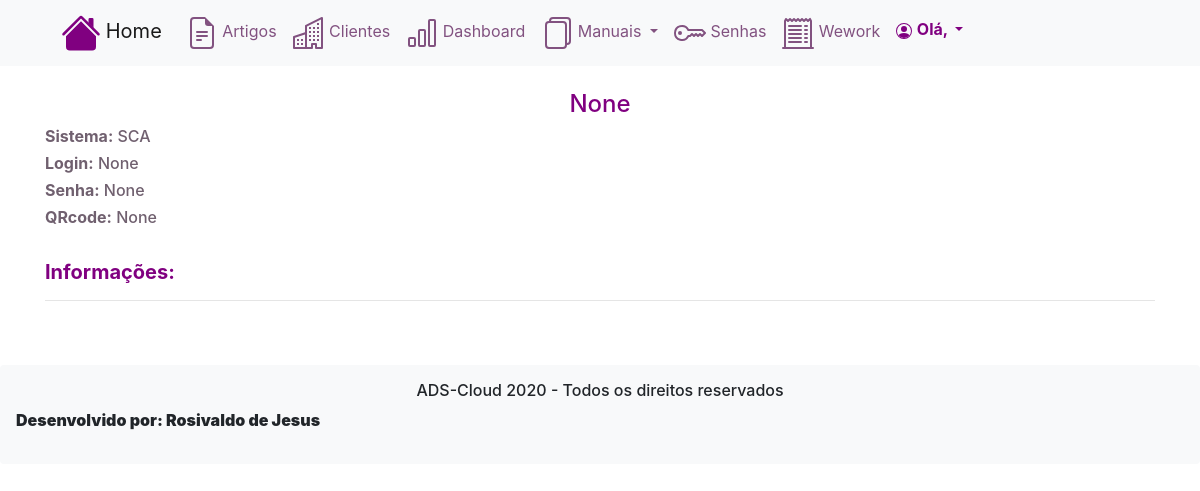
/clienteEquipamentosInformacoes/?id=2 (signed in), run on an earlier commit of the app's database.
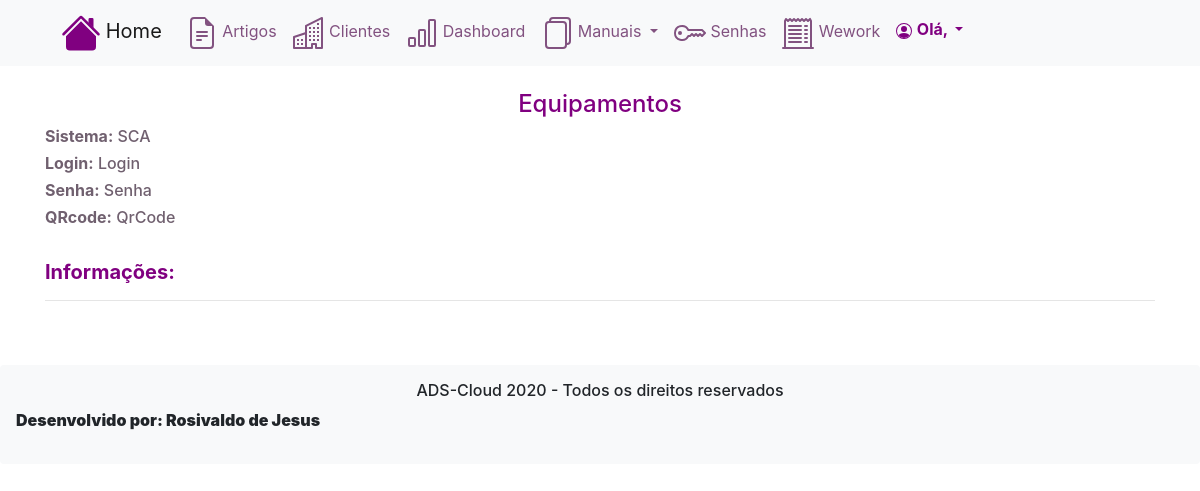
And on a later commit of the database.
### evertical/models.py (models this page shows, shortened)
class tbEquipamento(models.Model):
    equipamento = models.CharField(max_length=50, blank=True, null=True)
    equipamentoLogin = models.CharField(max_length=50, blank=True, null=True)
    equipamentoPassword = models.CharField(max_length=50, blank=True, null=True)
    equipamentoQrCode = models.CharField(max_length=50, blank=True, null=True)
    equipamentoObservacao = RichTextField(blank=True, null=True)
    equipamentoCliente = models.ForeignKey(tbCliente, on_delete=models.CASCADE)
    equipamentoSistema = models.ForeignKey(tbSistemas, on_delete=models.CASCADE)
    class Meta:
        db_table = 'tbEquipamento'
        verbose_name_plural = 'Equipamentos'

class tbSistemas(models.Model):
    sistemasTipo = models.CharField(max_length=20, blank=True, null=True)
    class Meta:
        db_table = 'tbSistemas'
        verbose_name_plural = 'Sistemas'
    def __str__(self):
        return "{}".format(self.sistemasTipo)

### evertical/views.py (the view)
# urls.py: path('clienteEquipamentosInformacoes/',clienteEquipamentosInformacoes),
@login_required(login_url='/login/')
def clienteEquipamentosInformacoes(request):
    equipamento = request.GET.get('id')
    if equipamento:
        equipamento = tbEquipamento.objects.get(id=equipamento)
    return render(request, 'clienteEquipamentosInformacoes.html', {'equipamento':equipamento})

### templates/clienteEquipamentosInformacoes.html (shortened to what this page needs)
{% extends "base.html" %}
{% load static %}
{% block content %}
<div class = "container-xl" >
    <br>
    <div align="center" style="color: purple">
        <h4>{{ equipamento.equipamento }}</h4>
    </div>
    <div style="color: #70606f">
        <h6><strong>Sistema:</strong> {{ equipamento.equipamentoSistema }}</h6>
        <h6><strong>Login:</strong> {{ equipamento.equipamentoLogin }}</h6>
        <h6><strong>Senha:</strong> {{ equipamento.equipamentoPassword }}</h6>
        <h6><strong>QRcode:</strong> {{ equipamento.equipamentoQrCode }}</h6>
    </div>
        <br>
    <h5 style="color: purple"><strong>Informações:<strong></h5>
    <hr>
    <br><br>
</div>
{% endblock %}

What changed in the data, as far as the page shows it:
changed tbEquipamento "SCA": equipamento "None" → "Equipamentos"; equipamentoLogin "None" → "Login"; equipamentoPassword "None" → "Senha"; equipamentoQrCode "None" → "QrCode"
